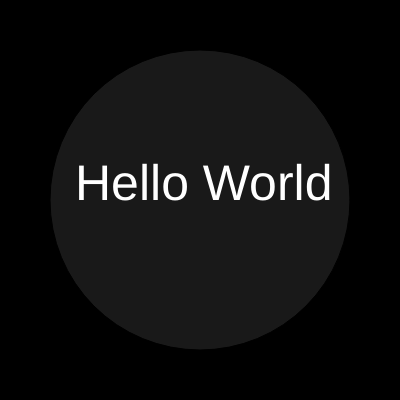
Frame 1 (no input)
Frame 60 (no input): identical to frame 1, image omitted
Frame 120 (the mouse pressed at the canvas centre since frame 60): identical to frame 1, image omitted

The p5.js sketch that drew this single still picture (run headless with seeded random() and noise() and a simulated clock; from frame 60 on, the mouse is pressed at the canvas centre):

// p5.js sketch
// ── sketch.js
function setup() {
  createCanvas(400, 400);
}

function draw() {
  background(0);
  fill(25);
  ellipse(width/2, height/2, 300 , 300);
  fill(255);
  textSize(50);
  text('Hello World', 75, height/2);
}
